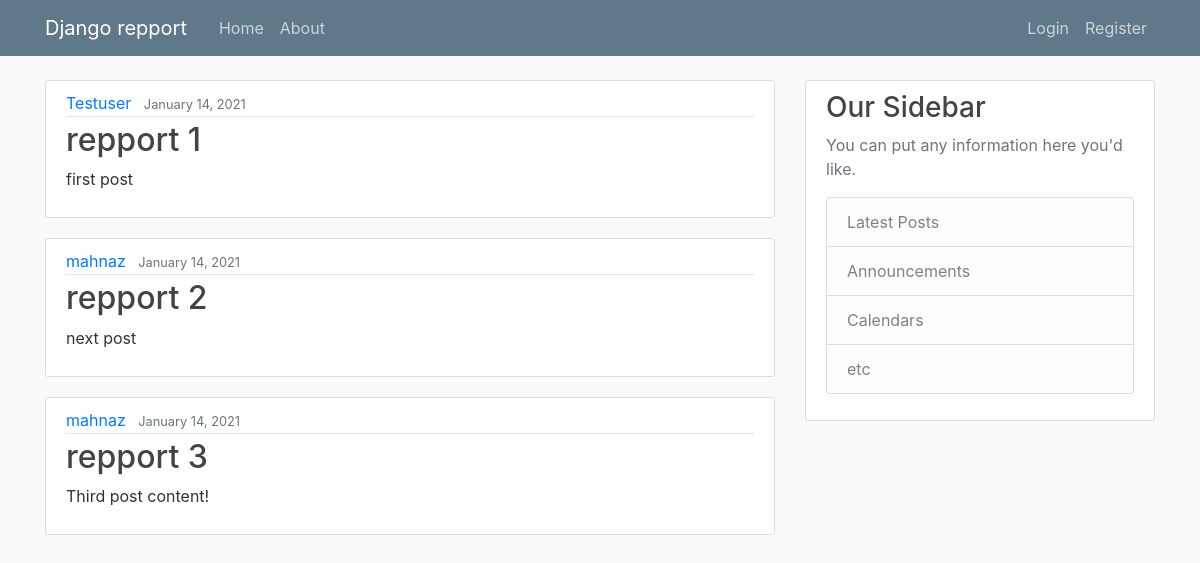
The page / on the database its author committed.
### repport/models.py (models this page shows, shortened)
class Post(models.Model):
    title = models.CharField(max_length=100)
    content = models.TextField()
    date_posted = models.DateTimeField(default=timezone.now) # finde tid som en post bliver gemt
    author = models.ForeignKey(User, on_delete=models.CASCADE) # import User clas med forenkey post bliver forbundet med user.

### repport/views.py (the view)
# urls.py: 2. Add a URL to urlpatterns:  path('', views.home, name='home')
def home(request):
    context = {
        'posts': Post.objects.all()
    }
    return render(request, 'repport/home.html', context)

### repport/templates/repport/home.html
{% extends "repport/base.html" %}
{% block content %}
    {% for post in posts %}
        <article class="media content-section">
          <div class="media-body">
            <div class="article-metadata">
              <a class="mr-2" href="#">{{ post.author }}</a>
              <small class="text-muted">{{ post.date_posted|date:"F d, Y" }}</small>
            </div>
            <h2><a class="article-title" href="#">{{ post.title }}</a></h2>
            <p class="article-content">{{ post.content }}</p>
          </div>
        </article>
    {% endfor %}
{% endblock content %}

### repport/static/repport/main.css (style rules this page uses)
body { background: #fafafa; color: #333333; margin-top: 5rem; }
h1, h2, h3, h4, h5, h6 { color: #444444; }
.content-section { background: #ffffff; padding: 10px 20px; border: 1px solid #dddddd; border-radius: 3px; margin-bottom: 20px; }
.article-title { color: #444444; }
.article-content { white-space: pre-line; }
.article-metadata { padding-bottom: 1px; margin-bottom: 4px; border-bottom: 1px solid #e3e3e3 }

### rows shown on the page
Post: author "Testuser", date_posted "January 14, 2021", title "repport 1", content "first post"
Post: author "mahnaz", date_posted "January 14, 2021", title "repport 2", content "next post"
Post: author "mahnaz", date_posted "January 14, 2021", title "repport 3", content "Third post content!"
